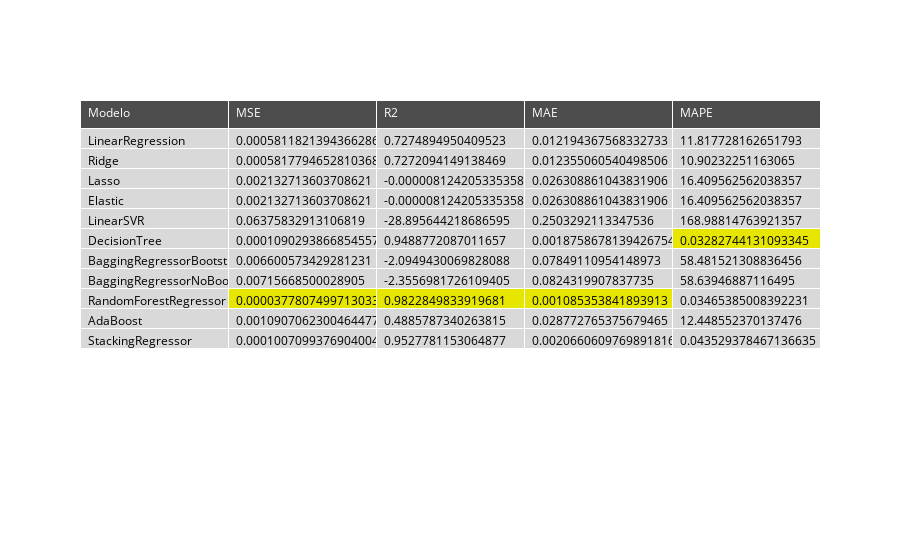

Notebook code for this chart:
### Markdown cell above
## Tabela final de resultados

### Code cell
metric_names = ['MSE', 'R2', 'MAE', 'MAPE']
model_names = ['LinearRegression', 'Ridge', 'Lasso', 'Elastic', 'LinearSVR', 'DecisionTree', 'BaggingRegressorBootstrap', 'BaggingRegressorNoBootStrap', 'RandomForestRegressor', 'AdaBoost', 'StackingRegressor']
data = [LinearRegression_results, ridge_results, lasso_results, elastic_results, LinearSVR_results, DecisionTree_results, BaggingRegressorBootstrap_results, BaggingRegressor_results, RandomForest_results, AdaBoost_results, Stacking_results]
df = pd.DataFrame(data, columns=metric_names)
df.insert(0, 'Modelo', model_names)
print(df)

menores_valores = df.min()
cores_celulas = [['#e6e600' if col != 'Modelo' and ((col == 'R2' and val ==df[col].max()) or (col != 'R2' and val == min_val)) else '#d9d9d9' for val in df[col]] for col, min_val in menores_valores.items()]
cor_texto = '#000000'
fig = go.Figure(data=[go.Table(
    header=dict(values=list(df.columns),
                fill_color='#4d4d4d',
                align='left',
                font=dict(color='white')),
    cells=dict(values=[df[col] for col in df.columns],
               fill_color = cores_celulas,
               align='left',
               font=dict(color=cor_texto)))
])
# fig.update_layout(template='plotly_dark')

fig.show()

### Figure 1 — Plotly figure (JSON) as saved in the notebook; plotly's stock layout.template omitted (floating-point values rounded to 4 significant figures)
{"data": [{"cells": {"align": "left", "fill": {"color": [["#d9d9d9", "#d9d9d9", "#d9d9d9", "#d9d9d9", "#d9d9d9", "#d9d9d9", "#d9d9d9", "#d9d9d9", "#d9d9d9", "#d9d9d9", "#d9d9d9"], ["#d9d9d9", "#d9d9d9", "#d9d9d9", "#d9d9d9", "#d9d9d9", "#d9d9d9", "#d9d9d9", "#d9d9d9", "#e6e600", "#d9d9d9", "#d9d9d9"], ["#d9d9d9", "#d9d9d9", "#d9d9d9", "#d9d9d9", "#d9d9d9", "#d9d9d9", "#d9d9d9", "#d9d9d9", "#e6e600", "#d9d9d9", "#d9d9d9"], ["#d9d9d9", "#d9d9d9", "#d9d9d9", "#d9d9d9", "#d9d9d9", "#d9d9d9", "#d9d9d9", "#d9d9d9", "#e6e600", "#d9d9d9", "#d9d9d9"], ["#d9d9d9", "#d9d9d9", "#d9d9d9", "#d9d9d9", "#d9d9d9", "#e6e600", "#d9d9d9", "#d9d9d9", "#d9d9d9", "#d9d9d9", "#d9d9d9"]]}, "font": {"color": "#000000"}, "values": [["LinearRegression", "Ridge", "Lasso", "Elastic", "LinearSVR", "DecisionTree", "BaggingRegressorBootstrap", "BaggingRegressorNoBootStrap", "RandomForestRegressor", "AdaBoost", "StackingRegressor"], [0.0005812, 0.0005818, 0.002133, 0.002133, 0.06376, 0.000109, 0.006601, 0.007157, 3.778e-05, 0.001091, 0.0001007], [0.7275, 0.7272, -8.124e-06, -8.124e-06, -28.9, 0.9489, -2.095, -2.356, 0.9823, 0.4886, 0.9528], [0.01219, 0.01236, 0.02631, 0.02631, 0.2503, 0.001876, 0.07849, 0.08243, 0.001085, 0.02877, 0.002066], [11.82, 10.9, 16.41, 16.41, 169.0, 0.03283, 58.48, 58.64, 0.03465, 12.45, 0.04353]]}, "header": {"align": "left", "fill": {"color": "#4d4d4d"}, "font": {"color": "white"}, "values": ["Modelo", "MSE", "R2", "MAE", "MAPE"]}, "type": "table"}], "layout": {}}
